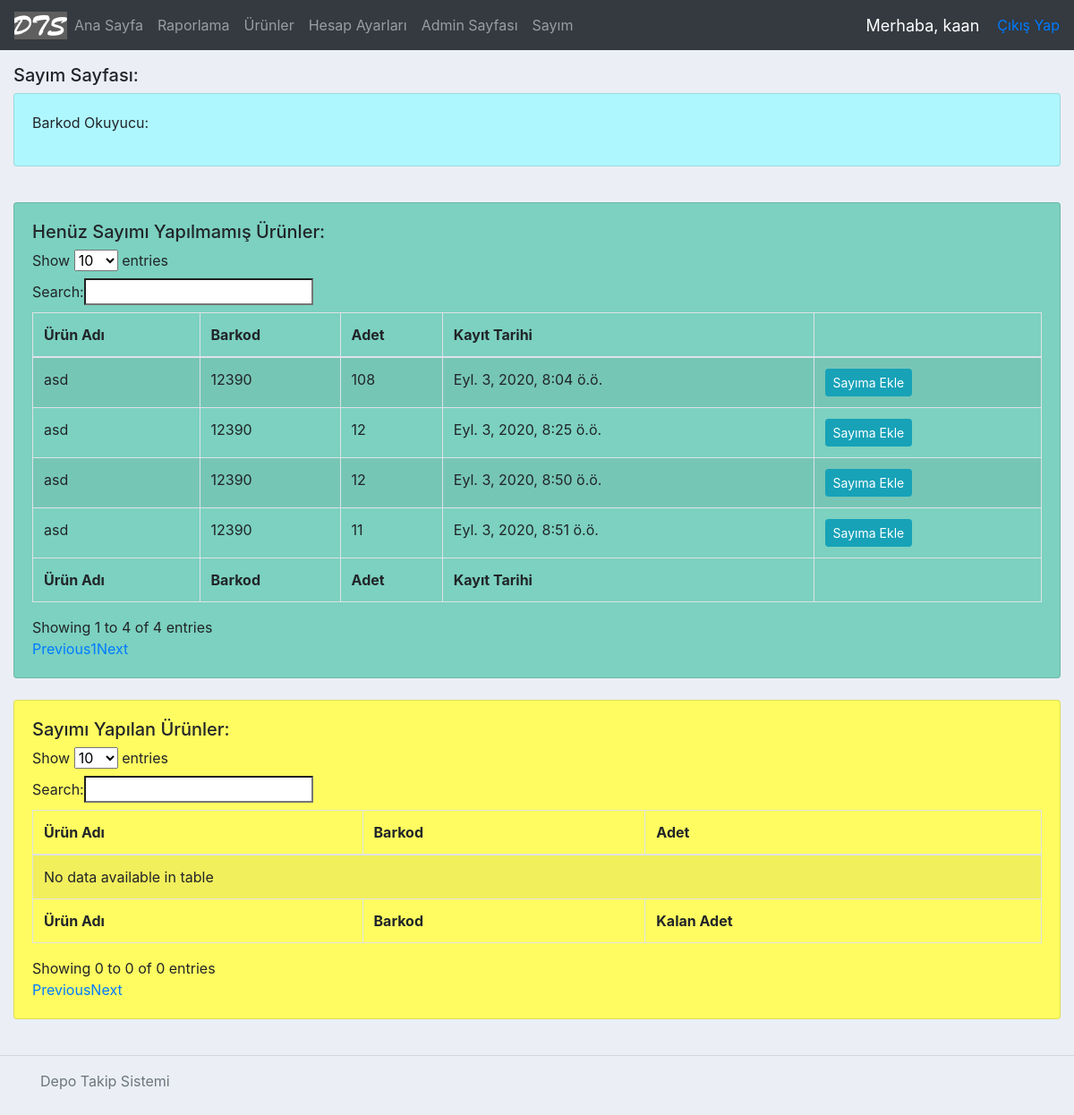
The app's page /stocktakePage/ (signed in), older data.
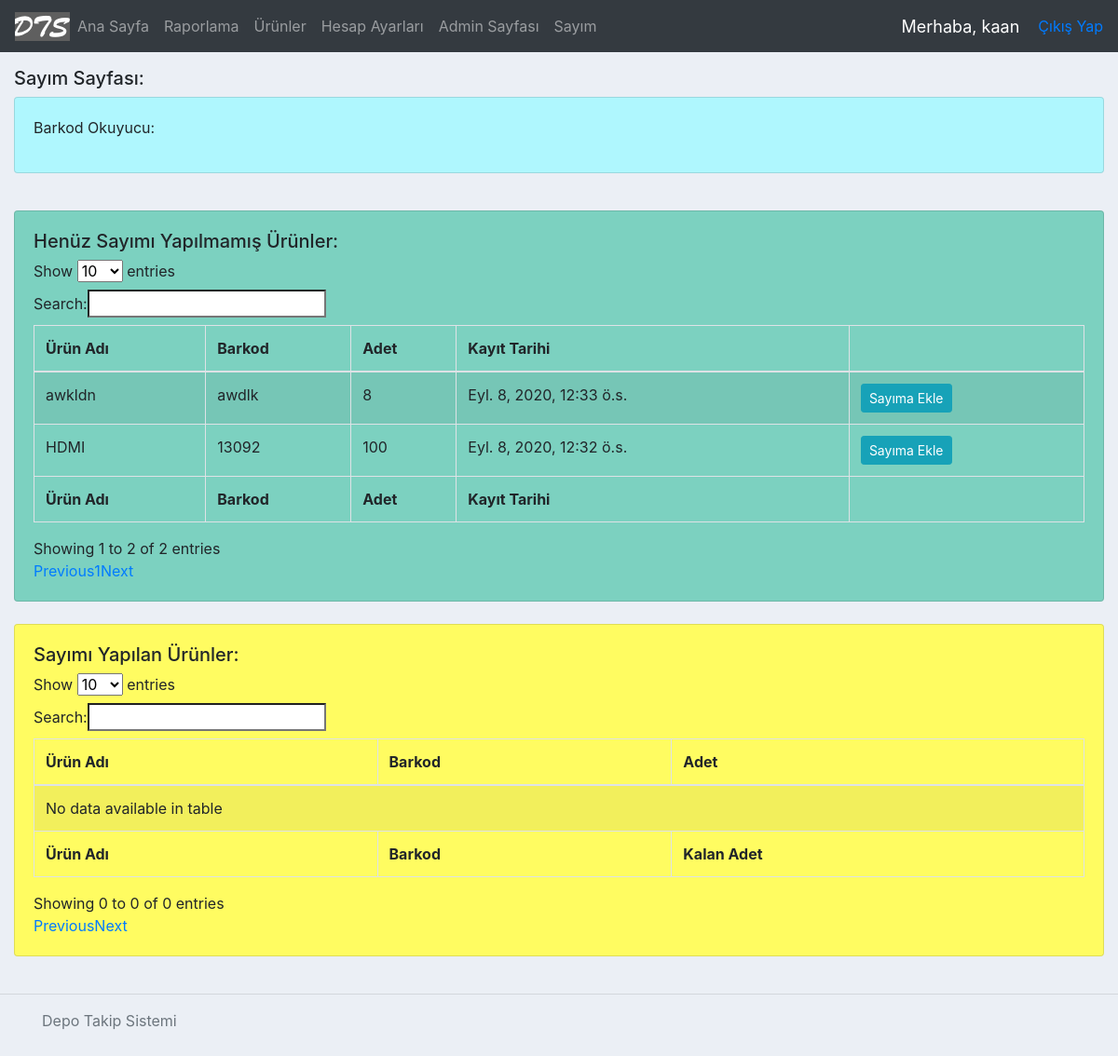
The same page, newer data.
### accounts/models.py (models this page shows, shortened)
class Logs(models.Model):
    type = models.BooleanField(blank=True, null=True) #True = in, False = out
    product = models.ForeignKey(Product, on_delete=models.CASCADE, blank=True, null=True)
    amount = models.IntegerField() #ürünün adeti
    editor = models.CharField(max_length = 200) #giriş/çıkışı kaydeden/silen kullanıcı
    invoice = models.OneToOneField('Invoice', on_delete=models.CASCADE, related_name="fatura", null=True, blank=True )
    logDate = models.DateTimeField( auto_now_add=True, null=True ) #giriş/çıkışın kayıt edildiği tarih
    price = models.FloatField(blank=True, null=True) #giriş/çıkışı yapılan ürünün fiyatı
    company = models.CharField(max_length=200) #alınan/verilen firma
    dateBought = models.DateField(blank=True, null=True) #satın alınan tarih
    productsLeft = models.IntegerField(blank=True, null=True) #Kalan ürün adeti(eğer tip giriş ise)
    lastStocktakeTime = models.DateTimeField(blank=True, null=True) #son sayım yapılan tarih
    history = HistoricalRecords(
        history_change_reason_field=models.TextField(null=True, max_length=255)
    )

class Product(models.Model):
    name = models.CharField(max_length=200)
    barcode = models.CharField(max_length=48)
    code = models.CharField(max_length=255)
    criticalStock = models.BooleanField(default=False) #kritik stok
    criticalStockAmt = models.IntegerField(null=True, blank=True)
    photo = models.ImageField(blank=True, null=True)
    regDate = models.DateTimeField( auto_now_add=True, null=True ) #ürünün kayıt edildiği tarih
    amount = models.IntegerField(blank=True, null=True) #ürünün adeti
    category = models.CharField(max_length=200) #ürünün kategorisi
    brand = models.CharField(max_length = 200) #ürünün markası
    model = models.CharField(max_length = 200, blank=True, null=True)
    description = models.CharField(max_length = 400, blank=True, null=True) #açıklama
    history = HistoricalRecords(
        history_change_reason_field=models.TextField(null=True, max_length=255)
    )

### accounts/views.py (the view, shortened to what this page needs)
# urls.py: path('stocktakePage/', views.stocktakePage, name="stocktakePage"),
@login_required(login_url='login')
def stocktakePage(request):
    dateObj = timezone.now()
    time = datetime.time(0,0,0)
    beginningOfTheDay = dt.combine(dateObj, time)
    stocktakeProducts = Logs.objects.filter(
        lastStocktakeTime__isnull=False
    ).filter(
        lastStocktakeTime__gt=beginningOfTheDay
    )
    nullST = Logs.objects.filter(lastStocktakeTime__isnull=True)
    lteToday = Logs.objects.filter(lastStocktakeTime__lte=beginningOfTheDay)
    logs = nullST | lteToday
    logs = logs.filter(type=True)
    totalLoss = 0
    lossDict = {}
    message = "Sayım sayfası her günün başında yenilenir. " + "Sayım tamamlandığında kayıp ürünlerin özetini ve toplam zararı görebilirsiniz."
    messages.info(request, message)
    context = { 'stocktakeProducts': stocktakeProducts, 'logs': logs,
    'totalLoss': totalLoss, 'lossDict': lossDict }
    return render(request, 'accounts/stocktakePage.html', context)

### accounts/templates/accounts/stocktakePage.html (shortened to what this page needs)
{%  extends 'accounts/main.html' %}
{% block content %}
<h5>Sayım Sayfası:</h5>
<div class="card card-body" id="ccColor">
    <p>Barkod Okuyucu:</p>
</div>
<div class="card card-body" id="stockNotTaken">
    <h5>Henüz Sayımı Yapılmamış Ürünler:</h5>
    {% if logs|length is 0 %}
        <script>
            alert("Sayım Tamamlanmış Durumda.");
        </script>
        <h5 id="red">Sayım yapılmayan ürün kalmadı. Sayım tamamlandı. Toplam Zarar: {{totalLoss}} TL</h5>
        <div>
            <p>Zararın özeti:</p>
            <table class="table table-hover">
                <thead>
                    <tr>
                        <th scope="col">Ürün</th>
                        <th scope="col">Zarar</th>
                    </tr>
                </thead>
                <tbody>
                    {% for key, value in lossDict.items %}
                    <tr>
                        <td>{{ key }}</td>
                        <td>{{ value }}</td>
                    </tr>
                    {% endfor %}
                </tbody>
            </table>
        </div>
    {% else %}
        {% include "accounts/products.html" %}
    {% endif %}
</div>
<br>
<div class="card card-body" id="stockTaken">
        <h5>Sayımı Yapılan Ürünler:</h5>
        <table id="stocktakeProducts" class="table table-striped table-bordered" cellspacing="0" width="100%">
            <thead>
                <tr>
                    <th>Ürün Adı</th>
                    <th>Barkod</th>
                    <th>Adet</th>
                </tr>
            </thead>
            <tbody>
            </tbody>
            <tfoot>
          	<tr>
          		<th>Ürün Adı</th>
          		<th>Barkod</th>
          		<th>Kalan Adet</th>
          	</tr>
            </tfoot>
        </table>
</div>
<br>
{% endblock content %}

### accounts/templates/accounts/products.html
<table id="logs" class="table table-striped table-bordered" cellspacing="0" width="100%">
  <thead>
	<tr>
	  <th>Ürün Adı</th>
	  <th>Barkod</th>
	  <th>Adet</th>
	  <th>Kayıt Tarihi</th>
      <th>
	</tr>
  </thead>
  <tbody>
	  {% for log in logs %}
		  <tr>
			  <td>{{ log.product.name }}</td>
			  <td>{{ log.product.barcode }}</td>
			  <td>{{ log.productsLeft }}</td>
              <td>{{ log.logDate }}</td>
			  <td>
				  <a class="btn btn-sm btn-info" href="{% url 'productST' log.id %}">Sayıma Ekle</a>
			  </td>
		  </tr>
	  {% endfor %}
  </tbody>
  <tfoot>
	<tr>
        <th>Ürün Adı</th>
        <th>Barkod</th>
        <th>Adet</th>
        <th>Kayıt Tarihi</th>
        <th></th>
	</tr>
  </tfoot>
</table>

Row changes from the older to the newer data that the page shows:
removed Logs: product.name "asd", product.barcode "12390", productsLeft "108", logDate "Eyl. 3, 2020, 8:04 ö.ö."
removed Logs: product.name "asd", product.barcode "12390", productsLeft "12", logDate "Eyl. 3, 2020, 8:25 ö.ö."
removed Logs: product.name "asd", product.barcode "12390", productsLeft "12", logDate "Eyl. 3, 2020, 8:50 ö.ö."
removed Logs: product.name "asd", product.barcode "12390", productsLeft "11", logDate "Eyl. 3, 2020, 8:51 ö.ö."
added Logs: product.name "HDMI", product.barcode "13092", productsLeft "100", logDate "Eyl. 8, 2020, 12:32 ö.s."
added Logs: product.name "awkldn", product.barcode "awdlk", productsLeft "8", logDate "Eyl. 8, 2020, 12:33 ö.s."
Text that changed along with them:
text written by a page script: "Show entries Search: Showing 1 to 4 of 4 entries Previous 1 Next" → "Show entries Search: Showing 1 to 2 of 2 entries Previous 1 Next"
